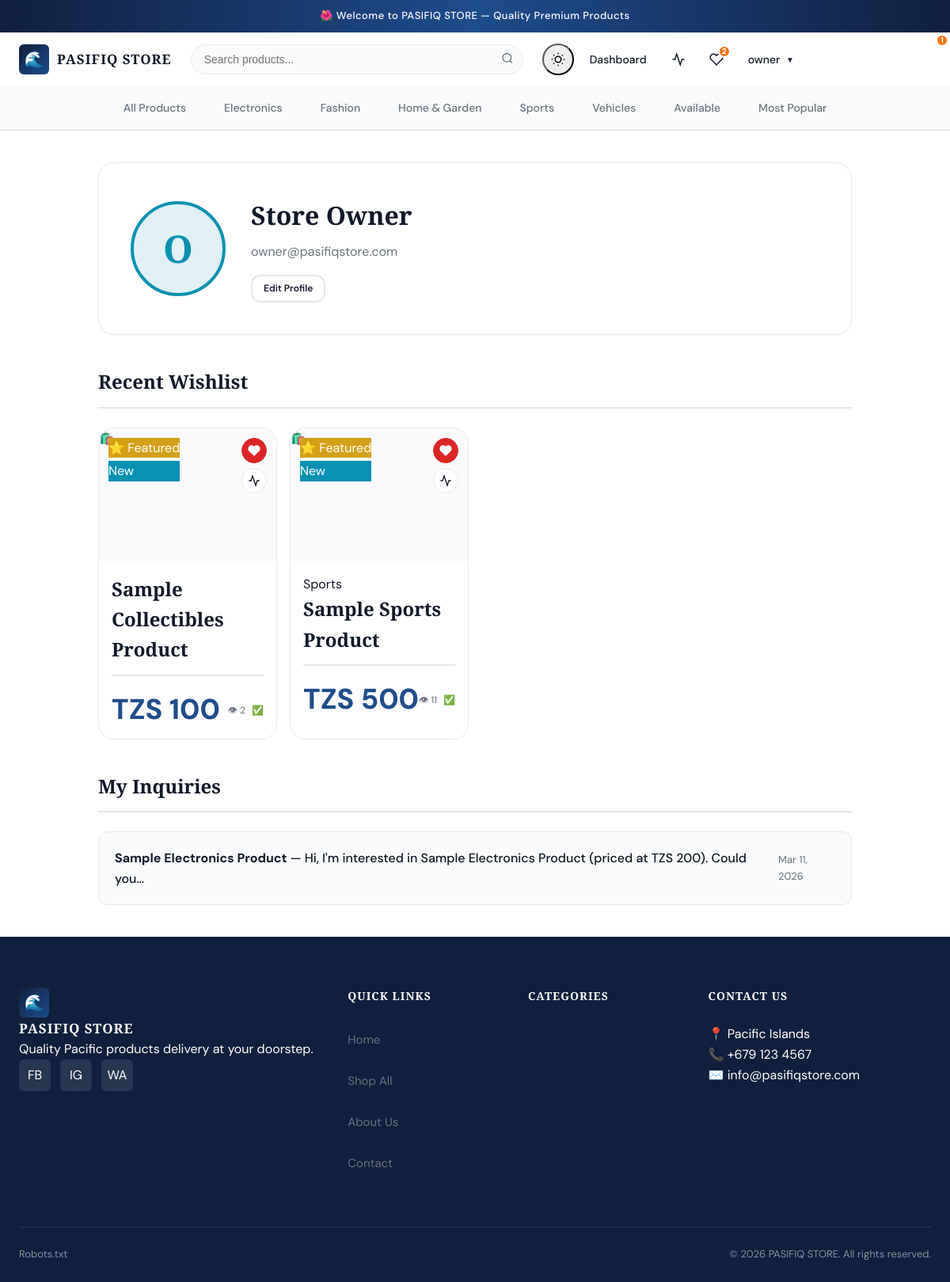
Page /users/profile/ (signed in) on the earlier database version.
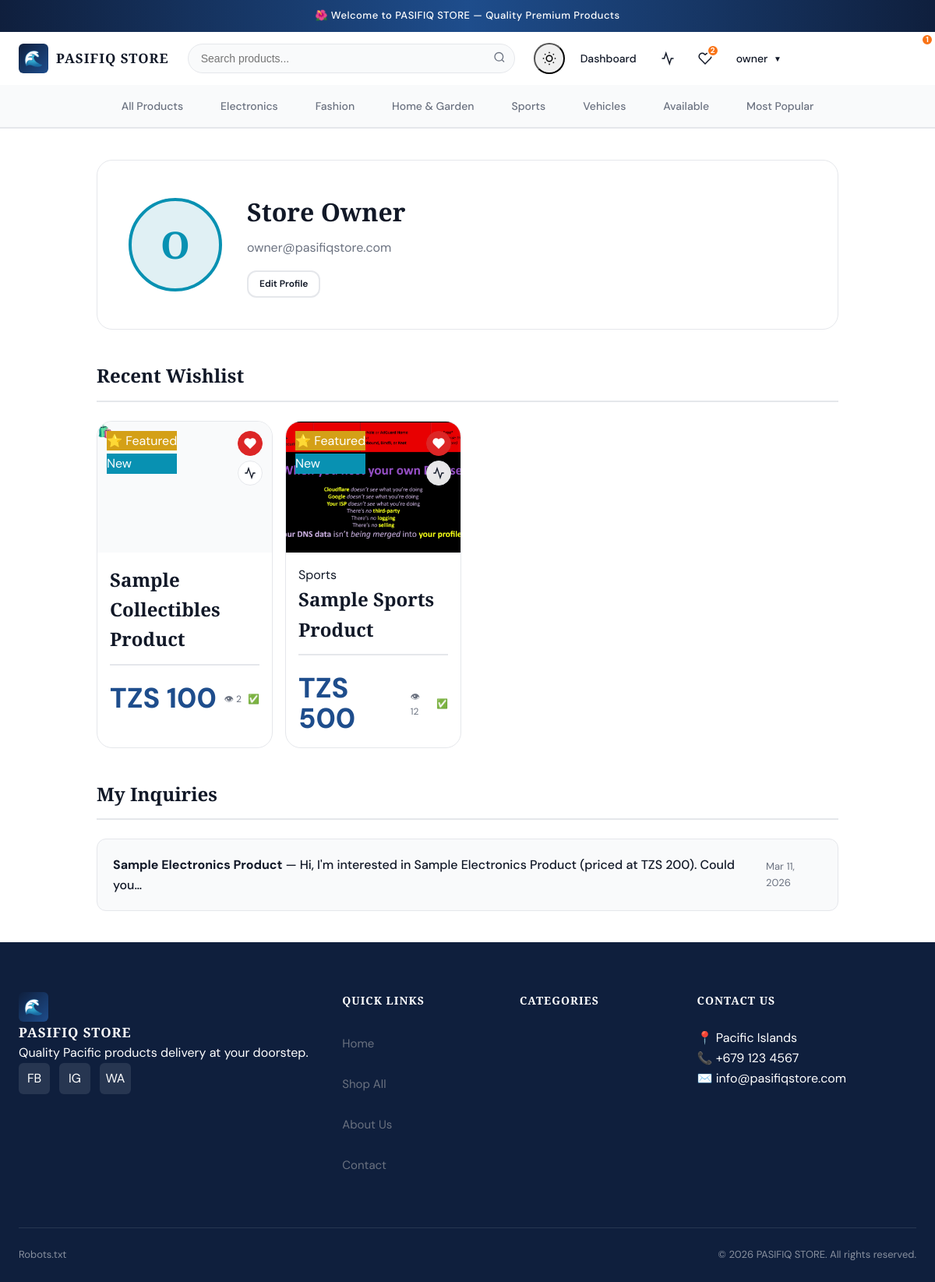
Same page on the later database version.
### wishlist/models.py (models this page shows, shortened)
class WishlistItem(models.Model):
    user = models.ForeignKey(settings.AUTH_USER_MODEL, related_name='wishlist_items', on_delete=models.CASCADE)
    product = models.ForeignKey('products.Product', related_name='wishlisted_by', on_delete=models.CASCADE)
    created_at = models.DateTimeField(auto_now_add=True)
    class Meta:
        db_table = 'wishlist_items'
        unique_together = ('user', 'product')
        ordering = ['-created_at']

### products/models.py (models this page shows, shortened)
class Product(models.Model):
    CONDITION_CHOICES = [
        ('new', 'New'),
        ('used', 'Used'),
        ('refurbished', 'Refurbished'),
    ]
    STATUS_CHOICES = [
        ('available', 'Available'),
        ('sold', 'Sold'),
        ('reserved', 'Reserved'),
        ('coming_soon', 'Coming Soon'),
    ]
    name = models.CharField(max_length=200)
    slug = models.SlugField(unique=True, max_length=250)
    category = models.ForeignKey('categories.Category', related_name='products', on_delete=models.SET_NULL, null=True)
    description = models.TextField()
    short_description = models.CharField(max_length=300, blank=True)
    price = models.DecimalField(max_digits=10, decimal_places=2, null=True, blank=True)
    condition = models.CharField(max_length=20, choices=CONDITION_CHOICES, default='new')
    status = models.CharField(max_length=20, choices=STATUS_CHOICES, default='available')
    tags = models.CharField(max_length=500, blank=True, help_text='Comma-separated tags')
    location = models.CharField(max_length=100, blank=True)
    is_featured = models.BooleanField(default=False)
    is_active = models.BooleanField(default=True)
    specifications = models.JSONField(default=dict, blank=True)
    meta_title = models.CharField(max_length=200, blank=True)
    meta_description = models.CharField(max_length=300, blank=True)
    view_count = models.PositiveIntegerField(default=0)
    wishlist_count = models.PositiveIntegerField(default=0)
    comparison_count = models.PositiveIntegerField(default=0)
    inquiry_count = models.PositiveIntegerField(default=0)
    average_rating = models.DecimalField(max_digits=3, decimal_places=2, default=0)
    review_count = models.PositiveIntegerField(default=0)
    created_at = models.DateTimeField(auto_now_add=True)
    updated_at = models.DateTimeField(auto_now=True)
    class Meta:
        db_table = 'products'
        ordering = ['-created_at']
        indexes = [
            models.Index(fields=['slug']),
            models.Index(fields=['category']),
            models.Index(fields=['status']),
            models.Index(fields=['is_featured']),
            models.Index(fields=['-view_count']),
        ]
    def get_absolute_url(self):
        from django.urls import reverse
        return reverse('products:detail', kwargs={'slug': self.slug})
    @property
    def primary_image(self):
        img = self.images.filter(is_primary=True).first()
        return img or self.images.first()

class ProductImage(models.Model):
    product = models.ForeignKey(Product, related_name='images', on_delete=models.CASCADE)
    image = models.ImageField(upload_to='products/')
    alt_text = models.CharField(max_length=200, blank=True)
    is_primary = models.BooleanField(default=False)
    sort_order = models.IntegerField(default=0)
    created_at = models.DateTimeField(auto_now_add=True)
    class Meta:
        db_table = 'product_images'
        ordering = ['-is_primary', 'sort_order']

### categories/models.py (models this page shows, shortened)
class Category(models.Model):
    name = models.CharField(max_length=100)
    slug = models.SlugField(unique=True)
    description = models.TextField(blank=True)
    image = models.ImageField(upload_to='categories/', blank=True, null=True)
    parent = models.ForeignKey('self', null=True, blank=True, related_name='children', on_delete=models.SET_NULL)
    is_active = models.BooleanField(default=True)
    sort_order = models.IntegerField(default=0)
    created_at = models.DateTimeField(auto_now_add=True)
    class Meta:
        db_table = 'categories'
        verbose_name_plural = 'categories'
        ordering = ['sort_order', 'name']
        indexes = [models.Index(fields=['slug']), models.Index(fields=['parent'])]
    def get_absolute_url(self):
        from django.urls import reverse
        return reverse('categories:detail', kwargs={'slug': self.slug})

### users/views.py (the view)
@login_required
def profile(request):
    from wishlist.models import WishlistItem
    from saved_items.models import SavedItem
    from messaging.models import Message
    from ratings.models import Rating
    wishlist_items = WishlistItem.objects.filter(user=request.user).select_related('product').prefetch_related('product__images')[:6]
    saved = SavedItem.objects.filter(user=request.user).select_related('product').prefetch_related('product__images')[:6]
    inquiries = Message.objects.filter(user=request.user).order_by('-created_at')[:5]
    ratings = Rating.objects.filter(user=request.user).select_related('product')[:5]
    return render(request, 'users/profile.html', {
        'wishlist_items': wishlist_items,
        'saved_items': saved,
        'inquiries': inquiries,
        'ratings': ratings,
    })

### comparison/context_processors.py (called while the page is built)
def comparison_context(request):
    if request.user.is_authenticated:
        items = ComparisonItem.objects.filter(user=request.user)
    else:
        session_key = request.session.session_key
        items = ComparisonItem.objects.filter(session_key=session_key) if session_key else ComparisonItem.objects.none()
    return {
        'comparison_count': items.count(),
        'comparison_product_ids': list(items.values_list('product_id', flat=True)),
    }

### core/context_processors.py (called while the page is built)
def global_context(request):
    try:
        site_settings = SiteSettings.objects.first()
    except:
        site_settings = None
    return {
        'store_name': getattr(site_settings, 'store_name', settings.STORE_NAME),
        'store_phone': getattr(site_settings, 'phone', settings.STORE_PHONE),
        'store_whatsapp': getattr(site_settings, 'whatsapp', settings.STORE_WHATSAPP),
        'store_email': getattr(site_settings, 'email', settings.STORE_EMAIL),
        'store_address': getattr(site_settings, 'address', settings.STORE_ADDRESS),
        'site_settings': site_settings,
    }

### core/templatetags/core_tags.py (called while the page is built)
@register.simple_tag
def get_nav_categories():
    return Category.objects.filter(is_active=True, parent=None)[:8]

### templates/users/profile.html (shortened to what this page needs)
{% extends 'base.html' %}
{% block content %}
<div class="container profile-page">
<div class="profile-header">
<div class="profile-avatar">{% if request.user.avatar %}<img src="{{ request.user.avatar.url }}" alt="">{% else %}<div class="avatar-placeholder">{{ request.user.username.0|upper }}</div>{% endif %}</div>
<div class="profile-info"><h1>{{ request.user.get_full_name|default:request.user.username }}</h1><p>{{ request.user.email }}</p><a href="{% url 'users:profile_edit' %}" class="btn btn-outline btn-sm">Edit Profile</a></div>
</div>
<div class="profile-sections">
<h3>Recent Wishlist</h3>
<div class="products-grid products-grid-sm">{% for item in wishlist_items %}{% include 'partials/product_card.html' with product=item.product %}{% empty %}<p>Empty. <a href="{% url 'products:list' %}">Browse</a></p>{% endfor %}</div>
<h3>My Inquiries</h3>
{% for inquiry in inquiries %}<div class="inquiry-item"><span>{% if inquiry.product %}<strong>{{ inquiry.product.name }}</strong> — {% endif %}{{ inquiry.content|truncatechars:80 }}</span><span>{{ inquiry.created_at|date:"M d, Y" }}</span></div>{% empty %}<p>No inquiries yet.</p>{% endfor %}
</div></div>{% endblock %}

### templates/partials/product_card.html (shortened to what this page needs)
{% load static %}
{% load core_tags %}
<div class="product-card" data-product-id="{{ product.pk }}" data-url="{{ product.get_absolute_url }}">
    <div class="product-card-image">
        {% if product.primary_image %}
        <img src="{{ product.primary_image.image.url }}" alt="{{ product.name }}" loading="lazy">
        {% else %}
        <div class="product-card-placeholder">
            🛍️
        </div>
        {% endif %}
        <div class="product-badges">
            {% if product.is_featured %}<span class="badge-featured">⭐ Featured</span>{% endif %}
            <span class="badge-condition badge-{{ product.condition }}">{{ product.get_condition_display }}</span>
        </div>
        <div class="product-card-actions">
            {% if request.user.is_authenticated %}
            <a href="{% url 'wishlist:toggle' product.pk %}"
                class="card-action-btn wishlist-btn {% if product.pk in wishlist_product_ids %}active{% endif %}"
                data-product-id="{{ product.pk }}" title="Add to Wishlist">
                <svg width="16" height="16" viewBox="0 0 24 24"
                    fill="{% if product.pk in wishlist_product_ids %}currentColor{% else %}none{% endif %}"
                    stroke="currentColor" stroke-width="2">
                    <path
                        d="M20.84 4.61a5.5 5.5 0 0 0-7.78 0L12 5.67l-1.06-1.06a5.5 5.5 0 0 0-7.78 7.78l1.06 1.06L12 21.23l7.78-7.78 1.06-1.06a5.5 5.5 0 0 0 0-7.78z" />
                </svg>
            </a>
            {% endif %}
            <a href="{% url 'comparison:add' product.pk %}"
                class="card-action-btn compare-btn {% if product.pk in comparison_product_ids %}active{% endif %}"
                data-product-id="{{ product.pk }}" title="Add to Compare">
                <svg width="16" height="16" viewBox="0 0 24 24" fill="none" stroke="currentColor" stroke-width="2">
                    <polyline points="22 12 18 12 15 21 9 3 6 12 2 12" />
                </svg>
            </a>
        </div>
    </div>
    <div class="product-card-body">
        {% if product.category %}
        <span class="product-category">{{ product.category.name }}</span>
        {% endif %}
        <h3 class="product-name">
            {{ product.name }}
        </h3>
        <div class="product-card-footer">
            <div class="product-price">
                {% if product.price %}
                <span class="price-main">TZS {{ product.price|floatformat:0 }}</span>
                {% else %}
                <span class="price-contact">Contact for price</span>
                {% endif %}
            </div>
            <div class="product-meta">
                <span title="Views">👁 {{ product.view_count }}</span>
                <span title="Status" class="status-{{ product.status }}">
                    {% if product.status == 'available' %}✅{% elif product.status == 'sold' %}🔴{% elif product.status
                    == 'reserved' %}🟡{% else %}🔵{% endif %}
                </span>
            </div>
        </div>
    </div>
</div>

Differences in the rows shown:
shown differently, row unchanged: WishlistItem (number 2 of 2 on the later page): no longer shows "🛍️"
changed Product "Sample Sports Product": view_count "11" → "12"
